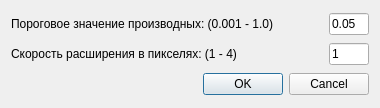
<?xml version="1.0" encoding="UTF-8"?>
<ui version="4.0">
 <class>TraverseWalkSettings</class>
 <widget class="QDialog" name="TraverseWalkSettings">
  <property name="geometry">
   <rect>
    <x>0</x>
    <y>0</y>
    <width>380</width>
    <height>108</height>
   </rect>
  </property>
  <property name="windowTitle">
   <string>Настройки</string>
  </property>
  <layout class="QVBoxLayout" name="verticalLayout">
   <item>
    <layout class="QHBoxLayout" name="horizontalLayout_2">
     <item>
      <widget class="QLabel" name="label">
       <property name="text">
        <string>Пороговое значение производных: (0.001 - 1.0)</string>
       </property>
      </widget>
     </item>
     <item>
      <widget class="QLineEdit" name="lineEdit">
       <property name="minimumSize">
        <size>
         <width>40</width>
         <height>0</height>
        </size>
       </property>
       <property name="maximumSize">
        <size>
         <width>40</width>
         <height>16777215</height>
        </size>
       </property>
       <property name="text">
        <string>0.05</string>
       </property>
      </widget>
     </item>
    </layout>
   </item>
   <item>
    <layout class="QHBoxLayout" name="horizontalLayout">
     <item>
      <widget class="QLabel" name="label_2">
       <property name="text">
        <string>Скорость расширения в пикселях: (1 - 4)</string>
       </property>
      </widget>
     </item>
     <item>
      <widget class="QLineEdit" name="lineEdit_2">
       <property name="minimumSize">
        <size>
         <width>40</width>
         <height>0</height>
        </size>
       </property>
       <property name="maximumSize">
        <size>
         <width>40</width>
         <height>16777215</height>
        </size>
       </property>
       <property name="text">
        <string>1</string>
       </property>
      </widget>
     </item>
    </layout>
   </item>
   <item>
    <widget class="QDialogButtonBox" name="buttonBox">
     <property name="orientation">
      <enum>Qt::Horizontal</enum>
     </property>
     <property name="standardButtons">
      <set>QDialogButtonBox::Cancel|QDialogButtonBox::Ok</set>
     </property>
    </widget>
   </item>
  </layout>
 </widget>
 <resources/>
 <connections>
  <connection>
   <sender>buttonBox</sender>
   <signal>accepted()</signal>
   <receiver>TraverseWalkSettings</receiver>
   <slot>accept()</slot>
   <hints>
    <hint type="sourcelabel">
     <x>248</x>
     <y>254</y>
    </hint>
    <hint type="destinationlabel">
     <x>157</x>
     <y>274</y>
    </hint>
   </hints>
  </connection>
  <connection>
   <sender>buttonBox</sender>
   <signal>rejected()</signal>
   <receiver>TraverseWalkSettings</receiver>
   <slot>reject()</slot>
   <hints>
    <hint type="sourcelabel">
     <x>316</x>
     <y>260</y>
    </hint>
    <hint type="destinationlabel">
     <x>286</x>
     <y>274</y>
    </hint>
   </hints>
  </connection>
 </connections>
</ui>
